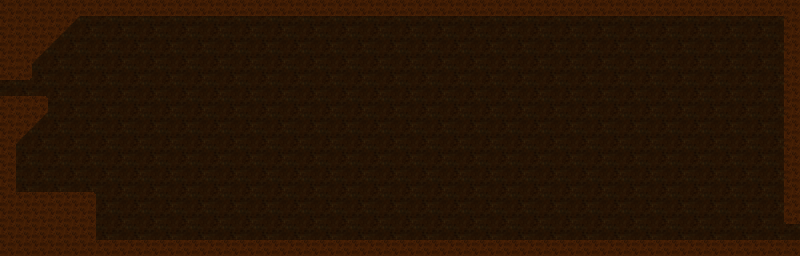

A level layout from a 2D game, rendered from its tile map. Below: a short description, then the map file with tile-grid data replaced by summaries:
An orthogonal 50x16 tile map with 16x16 px tiles, 3 tile layers (back, collideGround, front) and 3 objects (egg).

<map version="1.0" tiledversion="1.0.3" orientation="orthogonal" renderorder="right-down" width="50" height="16" tilewidth="16" tileheight="16" nextobjectid="32">
 <tileset firstgid="1" name="tileground" tilewidth="16" tileheight="16" tilecount="64" columns="8">
  <image source="../assets/tileset/tileset.png" width="128" height="128" />
  <tile id="0">
   <properties>
    <property name="collides" type="bool" value="true" />
   </properties>
  </tile>
  <tile id="1">
   <properties>
    <property name="collides" type="bool" value="true" />
   </properties>
  </tile>
  <tile id="9">
   <properties>
    <property name="collides" type="bool" value="true" />
   </properties>
  </tile>
  <tile id="17">
   <properties>
    <property name="collides" type="bool" value="true" />
   </properties>
  </tile>
 </tileset>
 <layer name="back" width="50" height="16" opacity="0.5">
  <data>[800 cells, 800 non-empty, 4 distinct tile ids]</data>
 </layer>
 <layer name="collideGround" width="50" height="16">
  <data>[800 cells, 156 non-empty, 3 distinct tile ids]</data>
 </layer>
 <objectgroup name="doors">
  <object id="29" gid="9" x="784" y="240" width="16" height="16">
   <properties>
    <property name="destination" value="map11" />
    <property name="key" value="door" />
    <property name="open" type="bool" value="true" />
    <property name="openWith" value="any" />
    <property name="playerX" type="int" value="1" />
    <property name="playerY" type="int" value="30" />
    <property name="side" value="left" />
   </properties>
  </object>
  <object id="31" gid="9" x="0" y="96" width="16" height="16">
   <properties>
    <property name="destination" value="map2" />
    <property name="key" value="door" />
    <property name="open" type="bool" value="true" />
    <property name="openWith" value="any" />
    <property name="playerX" type="int" value="48" />
    <property name="playerY" type="int" value="21" />
    <property name="side" value="left" />
   </properties>
  </object>
 </objectgroup>
 <objectgroup name="eggs">
  <object id="30" name="egg" gid="17" x="208" y="240" width="16" height="16">
   <properties>
    <property name="ability" value="egg" />
    <property name="egg" type="bool" value="true" />
    <property name="id" value="0" />
    <property name="key" value="egg" />
   </properties>
  </object>
 </objectgroup>
 <layer name="front" width="50" height="16">
  <data>[800 cells, 0 non-empty, 0 distinct tile ids]</data>
 </layer>
</map>
